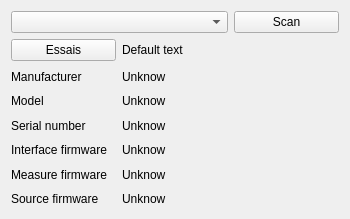
<?xml version="1.0" encoding="UTF-8"?>
<ui version="4.0">
 <class>mdtDeviceU3606AWidget</class>
 <widget class="QWidget" name="mdtDeviceU3606AWidget">
  <property name="geometry">
   <rect>
    <x>0</x>
    <y>0</y>
    <width>350</width>
    <height>219</height>
   </rect>
  </property>
  <property name="windowTitle">
   <string>Form</string>
  </property>
  <layout class="QGridLayout" name="gridLayout">
   <item row="0" column="0" colspan="2">
    <widget class="QComboBox" name="cbPort"/>
   </item>
   <item row="0" column="2">
    <widget class="QPushButton" name="pbScan">
     <property name="text">
      <string>Scan</string>
     </property>
    </widget>
   </item>
   <item row="1" column="0">
    <widget class="QPushButton" name="pbEssais">
     <property name="text">
      <string>Essais</string>
     </property>
    </widget>
   </item>
   <item row="1" column="1">
    <widget class="QLabel" name="lbEssais">
     <property name="text">
      <string>Default text</string>
     </property>
    </widget>
   </item>
   <item row="2" column="0">
    <widget class="QLabel" name="lbManufacturerLabel">
     <property name="text">
      <string>Manufacturer</string>
     </property>
    </widget>
   </item>
   <item row="2" column="1">
    <widget class="QLabel" name="lbManufacturer">
     <property name="text">
      <string>Unknow</string>
     </property>
    </widget>
   </item>
   <item row="3" column="0">
    <widget class="QLabel" name="lbModelLabel">
     <property name="text">
      <string>Model</string>
     </property>
    </widget>
   </item>
   <item row="3" column="1">
    <widget class="QLabel" name="lbModel">
     <property name="text">
      <string>Unknow</string>
     </property>
    </widget>
   </item>
   <item row="4" column="0">
    <widget class="QLabel" name="lbSerialLabel">
     <property name="text">
      <string>Serial number</string>
     </property>
    </widget>
   </item>
   <item row="4" column="1">
    <widget class="QLabel" name="lbSerial">
     <property name="text">
      <string>Unknow</string>
     </property>
    </widget>
   </item>
   <item row="5" column="0">
    <widget class="QLabel" name="lbIfBoardFwLabel">
     <property name="text">
      <string>Interface firmware</string>
     </property>
    </widget>
   </item>
   <item row="5" column="1">
    <widget class="QLabel" name="lbIfBoardFw">
     <property name="text">
      <string>Unknow</string>
     </property>
    </widget>
   </item>
   <item row="6" column="0">
    <widget class="QLabel" name="lbMeasureBoardFwLabel">
     <property name="text">
      <string>Measure firmware</string>
     </property>
    </widget>
   </item>
   <item row="6" column="1">
    <widget class="QLabel" name="lbMeasureBoardFw">
     <property name="text">
      <string>Unknow</string>
     </property>
    </widget>
   </item>
   <item row="7" column="0">
    <widget class="QLabel" name="lbSrcBoardFwLabel">
     <property name="text">
      <string>Source firmware</string>
     </property>
    </widget>
   </item>
   <item row="7" column="1">
    <widget class="QLabel" name="lbSrcBoardFw">
     <property name="text">
      <string>Unknow</string>
     </property>
    </widget>
   </item>
  </layout>
 </widget>
 <resources/>
 <connections/>
</ui>
